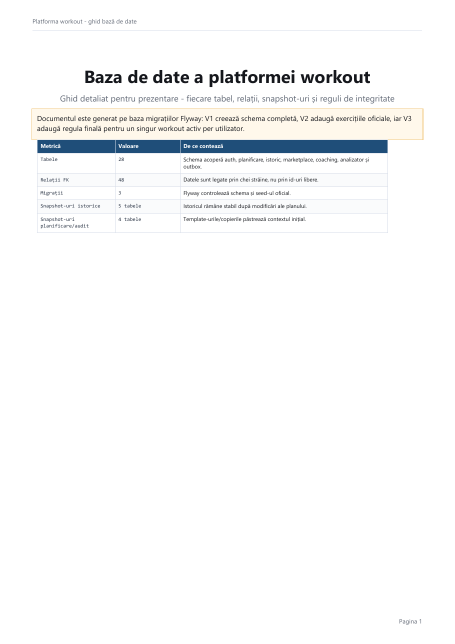
#> input picture tmp/pdfs/database_guide_render/page-01.png, 910 x 1287 px (shown at 1/2 size); its folder holds only this picture in this run
$ python create_database_montage.py
#> lines starting #> are read from the running program, lines starting #| are printed output that depends on the picture
from pathlib import Path

from PIL import Image, ImageDraw


indir = Path("tmp/pdfs/database_guide_render")
imgs = sorted(indir.glob("page-*.png"))
thumbs = []
for path in imgs:
    image = Image.open(path).convert("RGB")
#> image is the input picture: PIL image 910x1287 RGB; mean R, G, B 248.4, 248.9, 249.2
    image.thumbnail((180, 255))
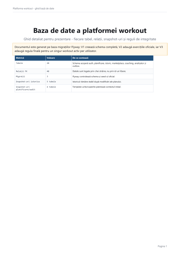
#> image: PIL image 180x255 RGB; mean R, G, B 248.3, 248.8, 249.1
    canvas = Image.new("RGB", (196, 285), "white")
#> canvas: PIL image 196x285 RGB; every value is 255
    x = (196 - image.width) // 2
#> x = 8
    canvas.paste(image, (x, 8))
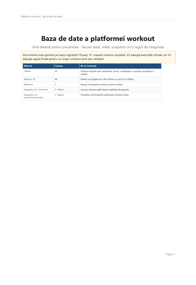
#> canvas: PIL image 196x285 RGB; mean R, G, B 249.5, 249.9, 250.2
    ImageDraw.Draw(canvas).text((98, 270), path.stem.split("-")[-1], anchor="mm", fill="black")
    thumbs.append(canvas)

cols = 6
rows = (len(thumbs) + cols - 1) // cols
#> rows = 1
out = Image.new("RGB", (cols * 196, rows * 285), (238, 238, 238))
#> out: PIL image 1176x285 RGB; every value is 238
for index, thumb in enumerate(thumbs):
    out.paste(thumb, ((index % cols) * 196, (index // cols) * 285))
#> this loop made 1 pass
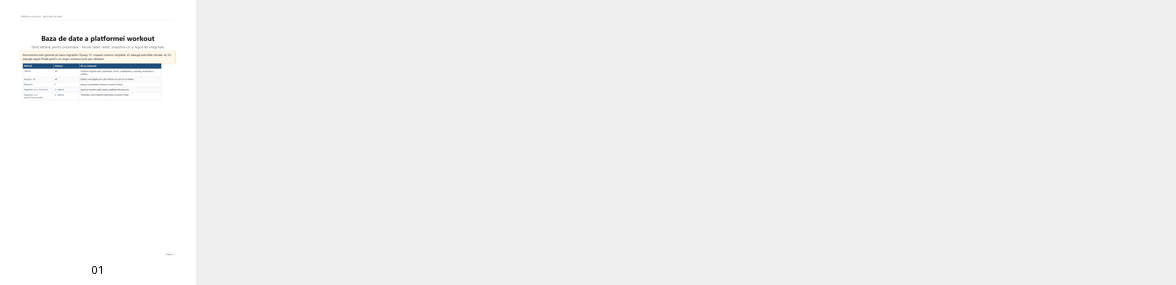
#> out: PIL image 1176x285 RGB; mean R, G, B 239.9, 240, 240

out_path = Path("tmp/pdfs/database_guide_montage.png")
out.save(out_path)
print(out_path)

$ run again, on tmp/pdfs/database_guide_render/page-05.png
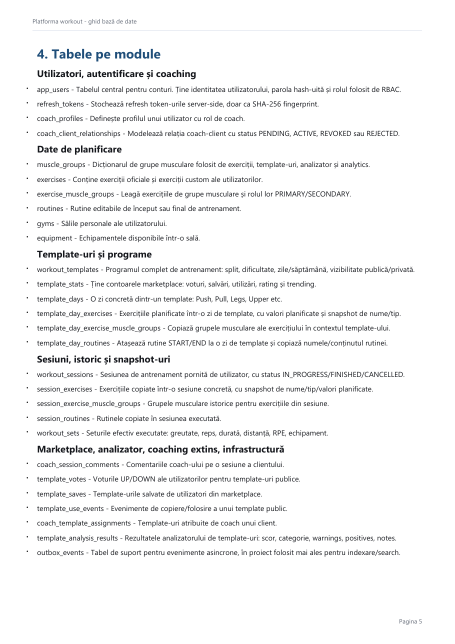
#> input picture tmp/pdfs/database_guide_render/page-05.png, 910 x 1287 px (shown at 1/2 size)
#> image is the input picture: PIL image 910x1287 RGB; mean R, G, B 244.7, 244.8, 245.1
#> image: PIL image 180x255 RGB
#> `canvas.paste(image, (x, 8))`:
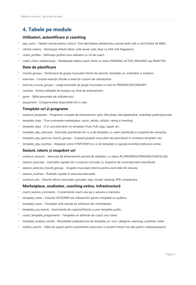
#> canvas: PIL image 196x285 RGB; mean R, G, B 246.3, 246.4, 246.6
#> rows = 1
#> the loop `for index, thumb in enumerate(thumbs):` made 1 pass
#> after the loop `for index, thumb in enumerate(thumbs):`:
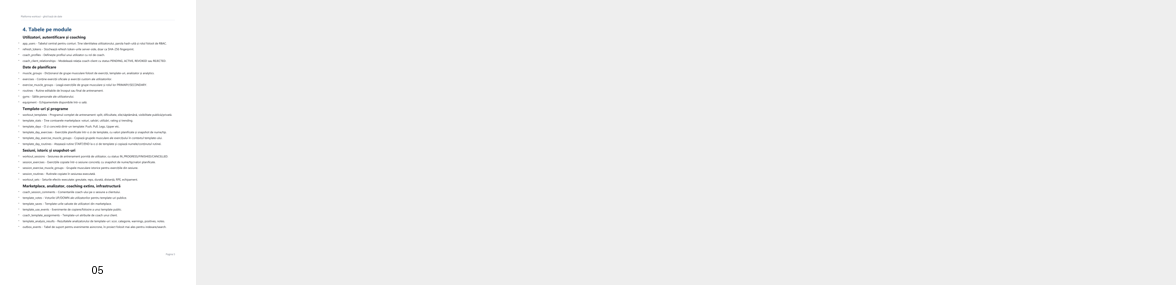
#> out: PIL image 1176x285 RGB; mean R, G, B 239.4, 239.4, 239.4

$ run again, on tmp/pdfs/database_guide_render/page-06.png
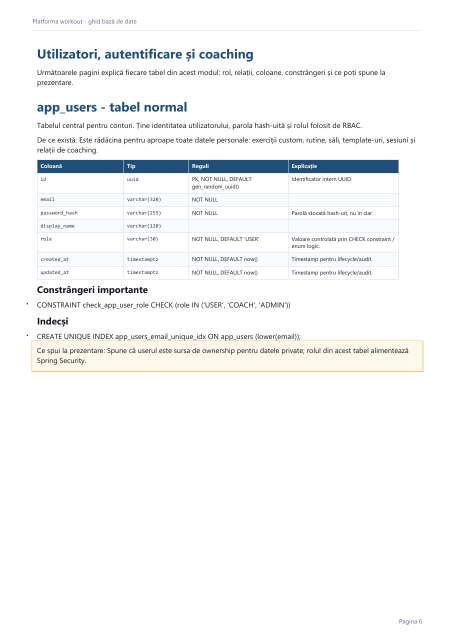
#> input picture tmp/pdfs/database_guide_render/page-06.png, 910 x 1287 px (shown at 1/2 size)
#> image is the input picture: PIL image 910x1287 RGB; mean R, G, B 246.5, 247.2, 247.6
#> image: PIL image 180x255 RGB
#> `canvas.paste(image, (x, 8))`:
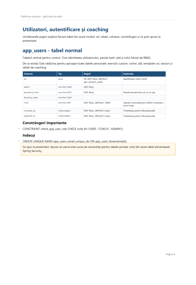
#> canvas: PIL image 196x285 RGB; mean R, G, B 247.9, 248.5, 248.8
#> rows = 1
#> the loop `for index, thumb in enumerate(thumbs):` made 1 pass
#> after the loop `for index, thumb in enumerate(thumbs):`:
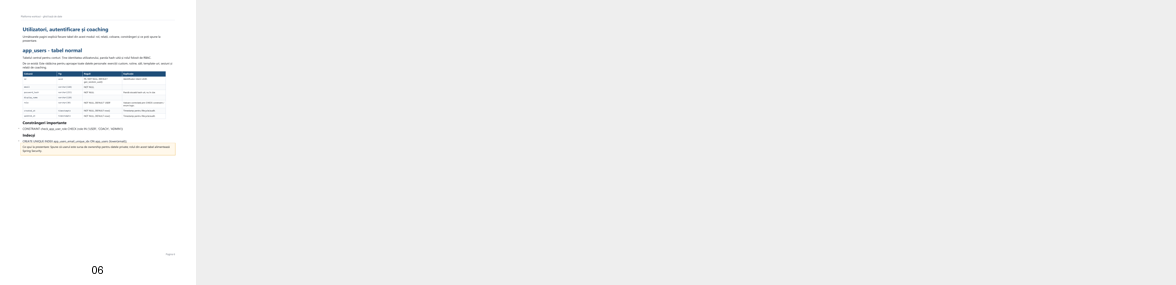
#> out: PIL image 1176x285 RGB; mean R, G, B 239.6, 239.7, 239.8

$ run again, on tmp/pdfs/database_guide_render/page-07.png
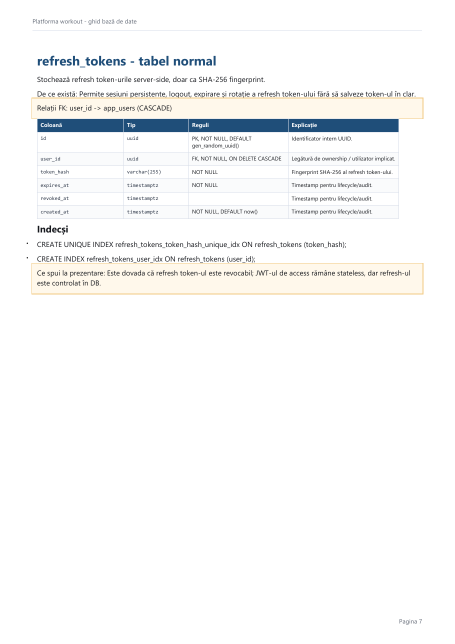
#> input picture tmp/pdfs/database_guide_render/page-07.png, 910 x 1287 px (shown at 1/2 size)
#> image is the input picture: PIL image 910x1287 RGB; mean R, G, B 247.7, 248.1, 248
#> image: PIL image 180x255 RGB
#> `canvas.paste(image, (x, 8))`:
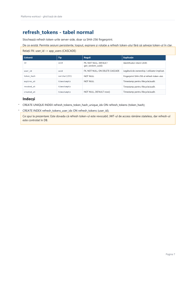
#> canvas: PIL image 196x285 RGB; mean R, G, B 249, 249.3, 249.2
#> rows = 1
#> the loop `for index, thumb in enumerate(thumbs):` made 1 pass
#> after the loop `for index, thumb in enumerate(thumbs):`:
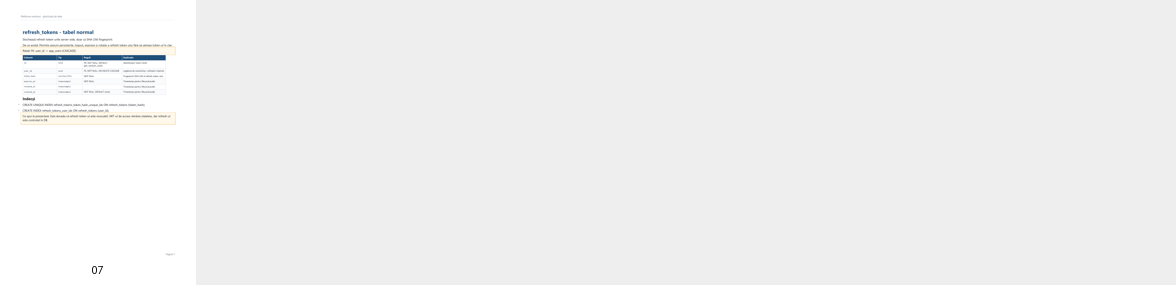
#> out: PIL image 1176x285 RGB; mean R, G, B 239.8, 239.9, 239.8

$ run again, on tmp/pdfs/database_guide_render/page-02.png
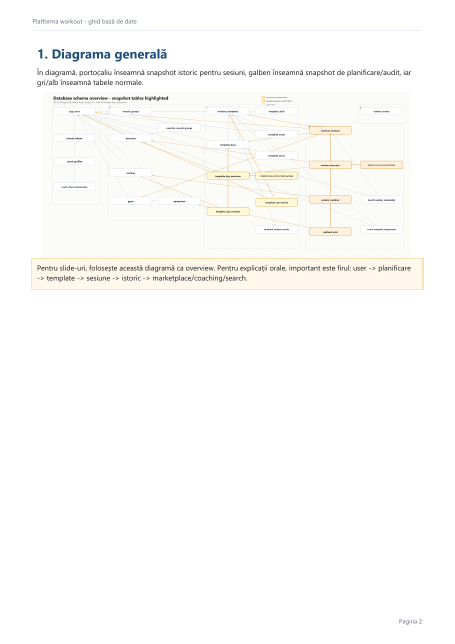
#> input picture tmp/pdfs/database_guide_render/page-02.png, 910 x 1287 px (shown at 1/2 size)
#> image is the input picture: PIL image 910x1287 RGB; mean R, G, B 252, 251.6, 250.1
#> image: PIL image 180x255 RGB
#> `canvas.paste(image, (x, 8))`:
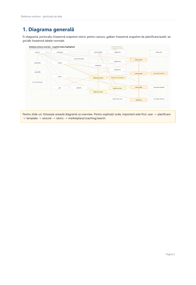
#> canvas: PIL image 196x285 RGB; mean R, G, B 252.5, 252.2, 251
#> rows = 1
#> the loop `for index, thumb in enumerate(thumbs):` made 1 pass
#> after the loop `for index, thumb in enumerate(thumbs):`:
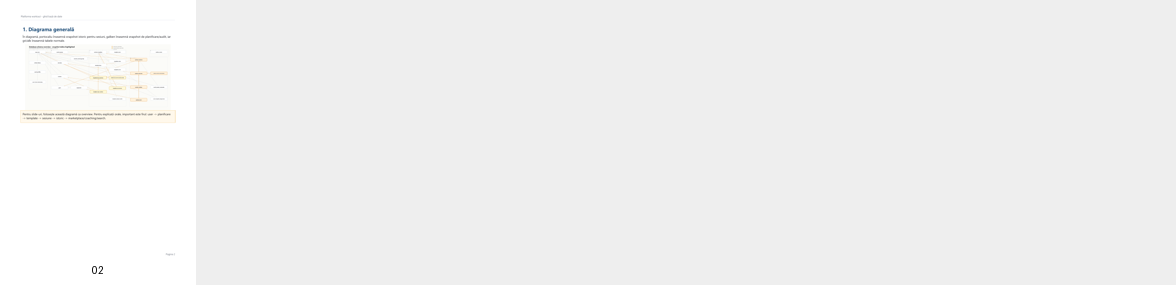
#> out: PIL image 1176x285 RGB; mean R, G, B 240.4, 240.3, 240.1
